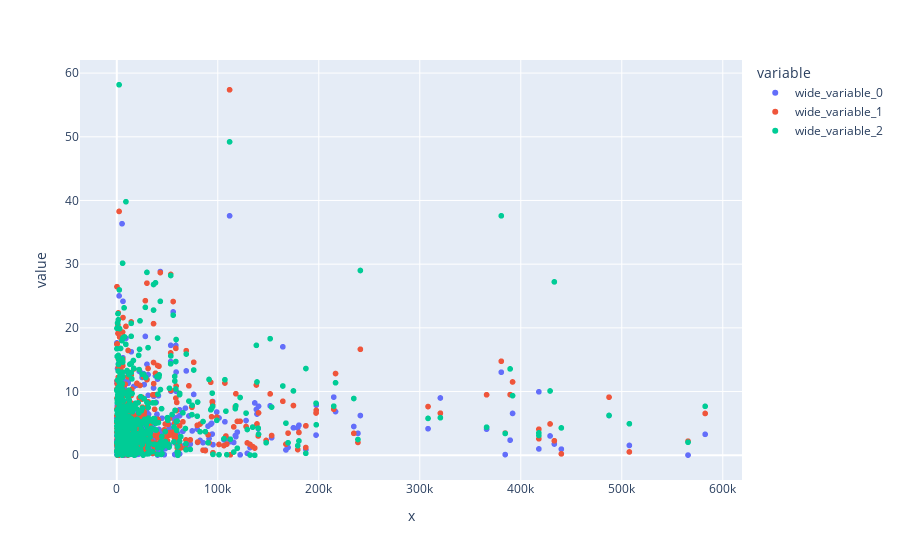

Notebook code cell kept with this figure:
### Code cell
fig = px.scatter(x= engagement_column_tesla, y = [percent_columns_abs_1_tesla, percent_columns_abs_2_tesla, percent_columns_abs_3_tesla])
fig.show()

### Figure 1 — Plotly figure (JSON) as saved in the notebook; plotly's stock layout.template omitted (floating-point values rounded to 4 significant figures; data arrays with more than 128 entries replaced by an {"elided": "..."} marker saying what was removed)
{"data": [{"hovertemplate": "variable=wide_variable_0<br>x=%{x}<br>value=%{y}<extra></extra>", "legendgroup": "wide_variable_0", "marker": {"color": "#636efa", "symbol": "circle"}, "mode": "markers", "name": "wide_variable_0", "showlegend": true, "type": "scattergl", "x": {"elided": "568 float values"}, "xaxis": "x", "y": {"elided": "568 float values"}, "yaxis": "y"}, {"hovertemplate": "variable=wide_variable_1<br>x=%{x}<br>value=%{y}<extra></extra>", "legendgroup": "wide_variable_1", "marker": {"color": "#EF553B", "symbol": "circle"}, "mode": "markers", "name": "wide_variable_1", "showlegend": true, "type": "scattergl", "x": {"elided": "568 float values"}, "xaxis": "x", "y": {"elided": "568 float values"}, "yaxis": "y"}, {"hovertemplate": "variable=wide_variable_2<br>x=%{x}<br>value=%{y}<extra></extra>", "legendgroup": "wide_variable_2", "marker": {"color": "#00cc96", "symbol": "circle"}, "mode": "markers", "name": "wide_variable_2", "showlegend": true, "type": "scattergl", "x": {"elided": "568 float values"}, "xaxis": "x", "y": {"elided": "568 float values"}, "yaxis": "y"}], "layout": {"legend": {"title": {"text": "variable"}, "tracegroupgap": 0}, "margin": {"t": 60}, "xaxis": {"anchor": "y", "domain": [0, 1], "title": {"text": "x"}}, "yaxis": {"anchor": "x", "domain": [0, 1], "title": {"text": "value"}}}}
